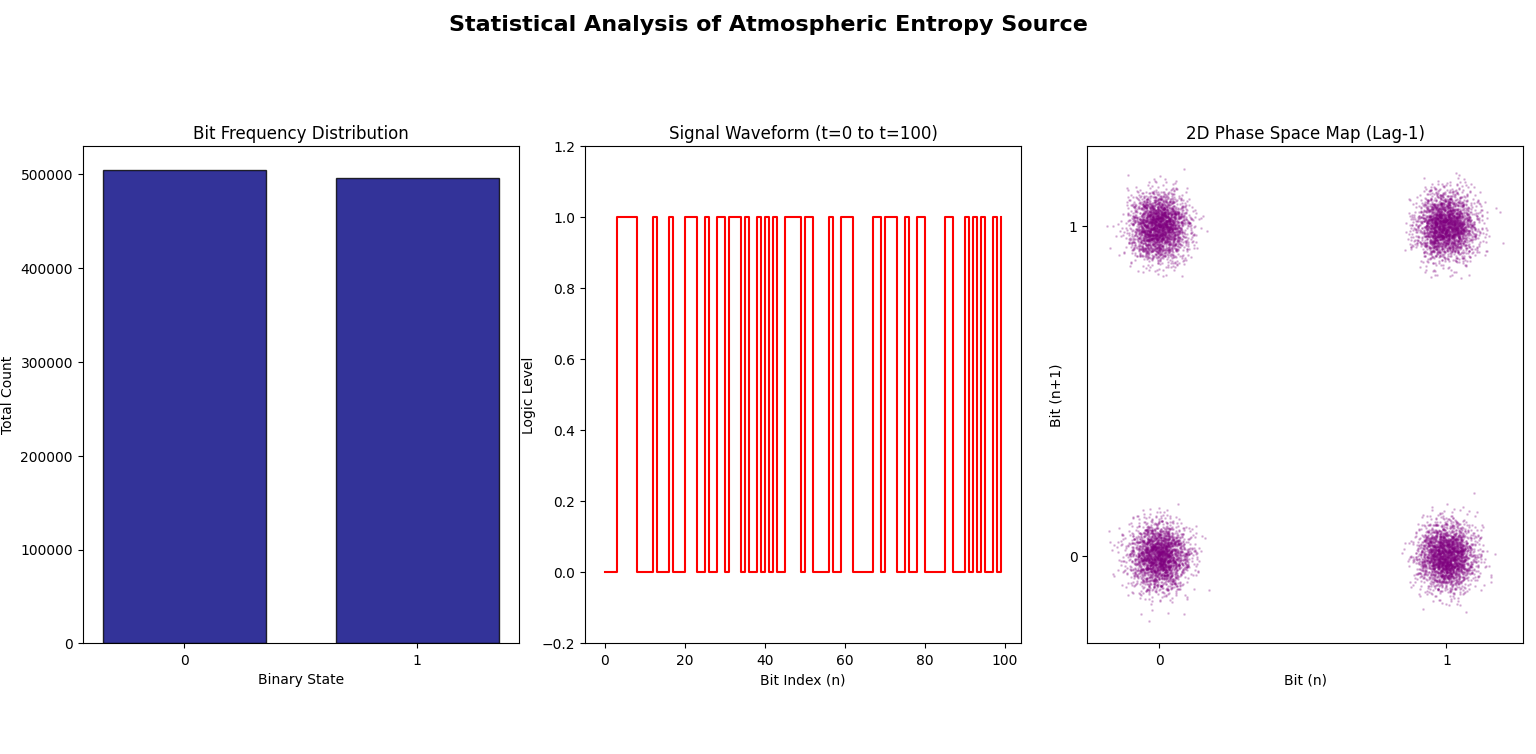

Reproduce this figure in Python.
import matplotlib.pyplot as plt
import numpy as np

# Load data
with open('quantum_data.txt', 'r') as f:
    bits = [int(b) for b in f.read().strip() if b in '01']

# Sample size for plotting
n_plot = 10000 
sample_bits = bits[:n_plot]

# Set scientific style
plt.style.use('seaborn-v0_8-muted')
fig, axs = plt.subplots(1, 3, figsize=(18, 5))
fig.suptitle('Statistical Analysis of Atmospheric Entropy Source', fontsize=16, fontweight='bold')

# --- 1. HISTOGRAM ---
axs[0].hist(bits, bins=[-0.5, 0.5, 1.5], rwidth=0.7, color='navy', edgecolor='black', alpha=0.8)
axs[0].set_xticks([0, 1])
axs[0].set_title('Bit Frequency Distribution')
axs[0].set_xlabel('Binary State')
axs[0].set_ylabel('Total Count')

# --- 2. TIME-DOMAIN WAVEFORM (First 100 bits) ---
axs[1].step(range(100), bits[:100], where='post', color='red', linewidth=1.5)
axs[1].set_ylim(-0.2, 1.2)
axs[1].set_title('Signal Waveform (t=0 to t=100)')
axs[1].set_xlabel('Bit Index (n)')
axs[1].set_ylabel('Logic Level')

# --- 3. 2D PHASE SPACE MAP ---
# Plotting bit[i] vs bit[i+1]
x = bits[:n_plot-1]
y = bits[1:n_plot]
# Adding slight "jitter" so points don't stack perfectly on (0,0), (0,1), etc.
x_jitter = x + np.random.normal(0, 0.05, len(x))
y_jitter = y + np.random.normal(0, 0.05, len(y))

axs[2].scatter(x_jitter, y_jitter, s=1, alpha=0.2, color='purple')
axs[2].set_title('2D Phase Space Map (Lag-1)')
axs[2].set_xlabel('Bit (n)')
axs[2].set_ylabel('Bit (n+1)')
axs[2].set_xticks([0, 1])
axs[2].set_yticks([0, 1])

plt.tight_layout(rect=[0, 0.03, 1, 0.95])
plt.savefig('trng_analysis_figure.png', dpi=300)
print("[INFO] Scientific figure saved as trng_analysis_figure.png")
plt.show()